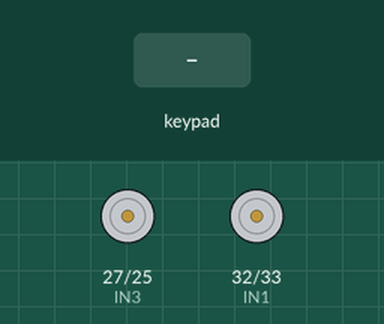
Simulated run of this sketch. Board: ESP32. On the bench: motor-driver pin pairs drawn as motors (green arrow = first pin HIGH = forward, orange = second pin HIGH = backward, longer = more drive). The test bench sets the inputs (shaded band).

Above: at 1.2 s.
1.3 s: key 'L' pressed
At 1.5 s:
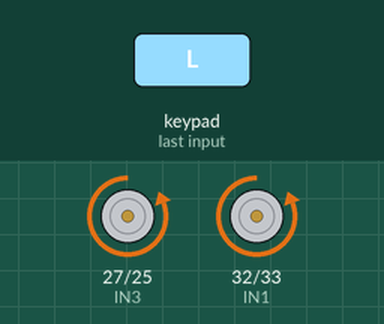
3.2 s: key 'R' pressed
At 3.4 s:
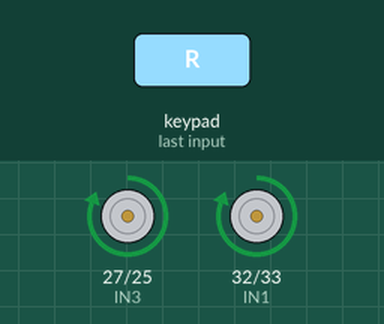
5.1 s: key 'S' pressed
At 5.3 s:
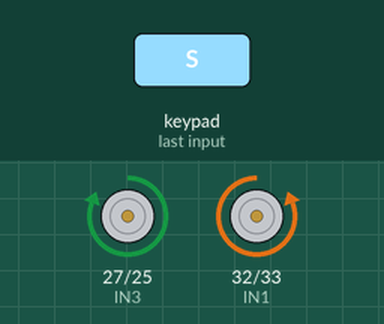
Timing chart, 0 to 8.1 s (numbered marks = the images above; inputs shaded):
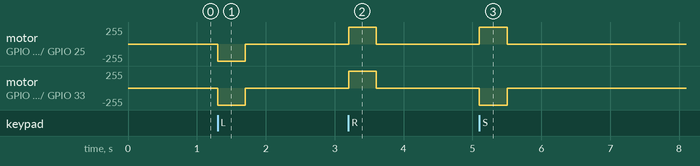

The sketch:

Codigo_Robo.ino
```cpp
#define CUSTOM_SETTINGS
#define INCLUDE_GAMEPAD_MODULE
#include <DabbleESP32.h>

// Motor A
const int IN1 = 32;
const int IN2 = 33;

// Motor B
const int IN3 = 27;
const int IN4 = 25;

void frente() {
  // Motor A para frente
  digitalWrite(IN1, LOW);
  digitalWrite(IN2, HIGH);

  // Motor B para frente
  digitalWrite(IN3, HIGH);
  digitalWrite(IN4, LOW);
}

void tras() {
  // Motor A para trás
  digitalWrite(IN1, HIGH);
  digitalWrite(IN2, LOW);

  // Motor B para trás
  digitalWrite(IN3, LOW);
  digitalWrite(IN4, HIGH);
}

void direita() {
  // Gira usando os dois motores
  digitalWrite(IN1, HIGH);
  digitalWrite(IN2, LOW);

  digitalWrite(IN3, HIGH);
  digitalWrite(IN4, LOW);
}

void esquerda() {
  // Oposto da direita
  digitalWrite(IN1, LOW);
  digitalWrite(IN2, HIGH);

  digitalWrite(IN3, LOW);
  digitalWrite(IN4, HIGH);
}

void parar() {
  digitalWrite(IN1, LOW);
  digitalWrite(IN2, LOW);

  digitalWrite(IN3, LOW);
  digitalWrite(IN4, LOW);
}

void setup() {
  pinMode(IN1, OUTPUT);
  pinMode(IN2, OUTPUT);
  pinMode(IN3, OUTPUT);
  pinMode(IN4, OUTPUT);

  parar();

  Dabble.begin("Carrinho_Manna_ESP32");
}

void loop() {
  Dabble.processInput();

  if (GamePad.isCrossPressed()) {
    tras();
  }
  else if (GamePad.isSquarePressed()) {
    frente();
  }
  else if (GamePad.isRightPressed()) {
    direita();
  }
  else if (GamePad.isLeftPressed()) {
    esquerda();
  }
  else {
    parar();
  }
}
```

Measured:
- after the input at 1.3 s, motor on GPIO 27 (IN3) / GPIO 25 (IN4), motor on GPIO 32 (IN1) / GPIO 33 (IN2): stopped → backward 255/255 at once, → stopped 0.40 s later
- after the input at 3.2 s, motor on GPIO 27 (IN3) / GPIO 25 (IN4), motor on GPIO 32 (IN1) / GPIO 33 (IN2): stopped → forward 255/255 at once, → stopped 0.40 s later
- after the input at 5.1 s, motor on GPIO 27 (IN3) / GPIO 25 (IN4): stopped → forward 255/255 at once, → stopped 0.40 s later; motor on GPIO 32 (IN1) / GPIO 33 (IN2): stopped → backward 255/255 at once, → stopped 0.40 s later
